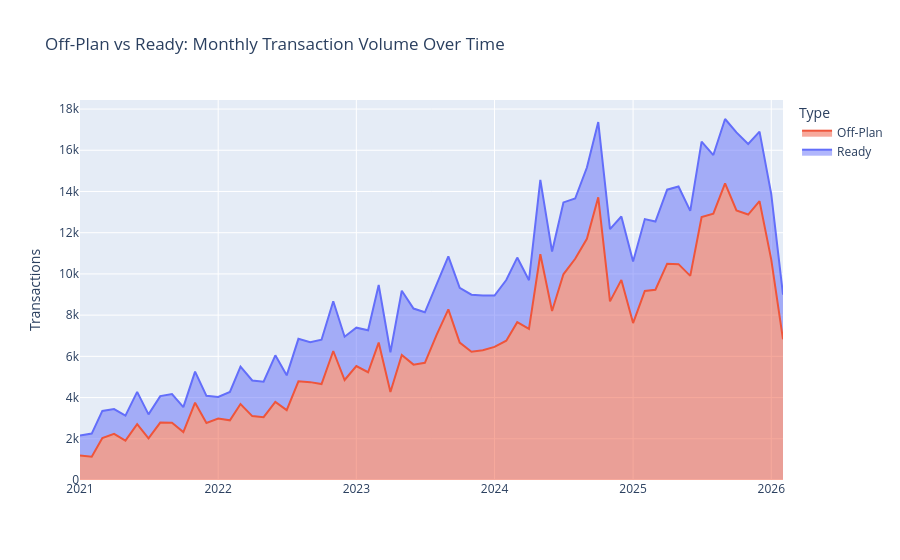

Notebook code for this chart:
### Markdown cell above
## Off-Plan vs Ready Market Share Over Time

### What are we looking at?
A stacked area chart where each band represents the monthly transaction volume for Off-Plan and Ready sales respectively. The relative thickness of each band shows how the market composition has shifted year by year.

### Why this chart?
The Off-Plan vs Ready split is one of the most structurally important signals in Dubai real estate. It tells us whether buyers are betting on future delivery or transacting on existing stock, which reflects confidence levels, developer activity, and the overall market cycle phase.

### What can we learn from it?
- **How dominant off-plan has become** and whether that dominance is growing, stabilising, or reversing
- **Market confidence cycles** - off-plan surges when buyers trust future delivery; ready market surges when buyers want certainty
- **Developer pipeline pressure** - a sustained off-plan surge means a large supply wave is coming in 3-5 years, which matters for future pricing
- **Timing of market shifts** - pinpoint exactly when the balance tipped and what external events may have triggered it

### Code cell
split_trend = (
    df.group_by(["year", "month", "sale_type"])
      .agg(pl.len().alias("transactions"))
      .sort(["year", "month", "sale_type"])
      .with_columns(
          pl.date(pl.col("year"), pl.col("month"), pl.lit(1)).alias("date")
      )
)

fig = px.area(
    split_trend,
    x="date", y="transactions", color="sale_type",
    title="Off-Plan vs Ready: Monthly Transaction Volume Over Time",
    labels={"transactions": "Transactions", "date": "", "sale_type": "Type"},
    color_discrete_map={"Off-Plan": "#EF553B", "Ready": "#636EFA"},
)
fig.update_layout(hovermode="x unified")
fig.show()

### Figure 1 — Plotly figure (JSON) as saved in the notebook; plotly's stock layout.template omitted (floating-point values rounded to 4 significant figures)
{"data": [{"fillpattern": {"shape": ""}, "hovertemplate": "Type=Off-Plan<br>=%{x}<br>Transactions=%{y}<extra></extra>", "legendgroup": "Off-Plan", "line": {"color": "#EF553B"}, "marker": {"symbol": "circle"}, "mode": "lines", "name": "Off-Plan", "orientation": "v", "showlegend": true, "stackgroup": "1", "type": "scatter", "x": ["2021-01-01", "2021-02-01", "2021-03-01", "2021-04-01", "2021-05-01", "2021-06-01", "2021-07-01", "2021-08-01", "2021-09-01", "2021-10-01", "2021-11-01", "2021-12-01", "2022-01-01", "2022-02-01", "2022-03-01", "2022-04-01", "2022-05-01", "2022-06-01", "2022-07-01", "2022-08-01", "2022-09-01", "2022-10-01", "2022-11-01", "2022-12-01", "2023-01-01", "2023-02-01", "2023-03-01", "2023-04-01", "2023-05-01", "2023-06-01", "2023-07-01", "2023-08-01", "2023-09-01", "2023-10-01", "2023-11-01", "2023-12-01", "2024-01-01", "2024-02-01", "2024-03-01", "2024-04-01", "2024-05-01", "2024-06-01", "2024-07-01", "2024-08-01", "2024-09-01", "2024-10-01", "2024-11-01", "2024-12-01", "2025-01-01", "2025-02-01", "2025-03-01", "2025-04-01", "2025-05-01", "2025-06-01", "2025-07-01", "2025-08-01", "2025-09-01", "2025-10-01", "2025-11-01", "2025-12-01", "2026-01-01", "2026-02-01"], "xaxis": "x", "y": [1185, 1129, 2040, 2236, 1910, 2709, 2024, 2788, 2779, 2323, 3750, 2771, 2986, 2895, 3689, 3101, 3046, 3787, 3392, 4787, 4749, 4653, 6260, 4852, 5530, 5230, 6670, 4272, 6071, 5598, 5684, 7042, 8276, 6665, 6222, 6297, 6460, 6760, 7659, 7332, 10954, 8202, 9981, 10735, 11705, 13715, 8668, 9710, 7615, 9172, 9232, 10497, 10474, 9905, 12756, 12923, 14395, 13078, 12881, 13532, 10697, 6830], "yaxis": "y"}, {"fillpattern": {"shape": ""}, "hovertemplate": "Type=Ready<br>=%{x}<br>Transactions=%{y}<extra></extra>", "legendgroup": "Ready", "line": {"color": "#636EFA"}, "marker": {"symbol": "circle"}, "mode": "lines", "name": "Ready", "orientation": "v", "showlegend": true, "stackgroup": "1", "type": "scatter", "x": ["2021-01-01", "2021-02-01", "2021-03-01", "2021-04-01", "2021-05-01", "2021-06-01", "2021-07-01", "2021-08-01", "2021-09-01", "2021-10-01", "2021-11-01", "2021-12-01", "2022-01-01", "2022-02-01", "2022-03-01", "2022-04-01", "2022-05-01", "2022-06-01", "2022-07-01", "2022-08-01", "2022-09-01", "2022-10-01", "2022-11-01", "2022-12-01", "2023-01-01", "2023-02-01", "2023-03-01", "2023-04-01", "2023-05-01", "2023-06-01", "2023-07-01", "2023-08-01", "2023-09-01", "2023-10-01", "2023-11-01", "2023-12-01", "2024-01-01", "2024-02-01", "2024-03-01", "2024-04-01", "2024-05-01", "2024-06-01", "2024-07-01", "2024-08-01", "2024-09-01", "2024-10-01", "2024-11-01", "2024-12-01", "2025-01-01", "2025-02-01", "2025-03-01", "2025-04-01", "2025-05-01", "2025-06-01", "2025-07-01", "2025-08-01", "2025-09-01", "2025-10-01", "2025-11-01", "2025-12-01", "2026-01-01", "2026-02-01"], "xaxis": "x", "y": [977, 1124, 1311, 1206, 1216, 1567, 1160, 1282, 1393, 1211, 1510, 1312, 1045, 1376, 1817, 1727, 1727, 2264, 1687, 2063, 1942, 2154, 2413, 2102, 1860, 2035, 2792, 1926, 3112, 2722, 2454, 2436, 2573, 2663, 2768, 2657, 2493, 2944, 3134, 2364, 3612, 2883, 3488, 2922, 3455, 3653, 3506, 3077, 2990, 3489, 3311, 3591, 3765, 3154, 3666, 2844, 3122, 3788, 3421, 3375, 3179, 2159], "yaxis": "y"}], "layout": {"hovermode": "x unified", "legend": {"title": {"text": "Type"}, "tracegroupgap": 0}, "title": {"text": "Off-Plan vs Ready: Monthly Transaction Volume Over Time"}, "xaxis": {"anchor": "y", "domain": [0, 1], "title": {"text": ""}}, "yaxis": {"anchor": "x", "domain": [0, 1], "title": {"text": "Transactions"}}}}
